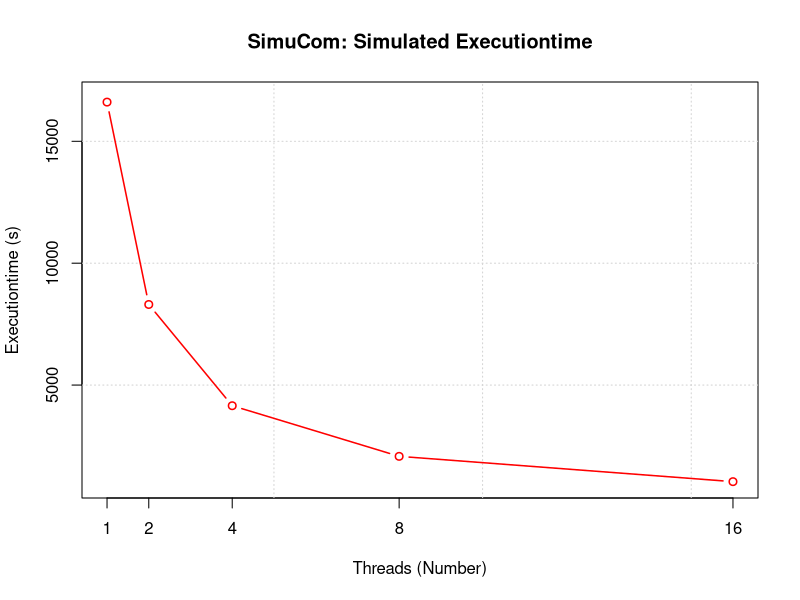

This figure's R source:
# Create Line Chart

simucomX <- c(1,2,4,8,16)

#for 1mill Transactions
simucomY <- c(16607.6075,8305.9576,4153.2606,2076.4026,1038.5950)



# get the range for the x and y axis 
xrange <- range(1:16) 
yrange <- range(1000:16800) 

# set up the plot 
plot(xrange, yrange, type="n", xlab="Threads (Number)",
     ylab="Executiontime (s)", xaxt="n", pch=5) 
axis(1, at=simucomX)

grid(nx = NULL, ny = NULL, col = "lightgray", lty = "dotted" )

# add lines 
lines(simucomX,simucomY,type="b", lwd=1.5, lty=1, col="red")

# add a title and subtitle 
title("SimuCom: Simulated Executiontime")

# add a legend 
#legend("topright", legend=c("Line 1", "Line 2"), col=c("red", "blue"), lty=1:2, cex=0.8)